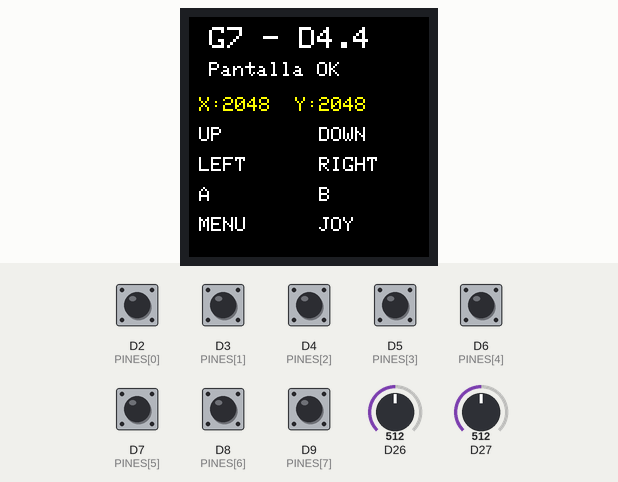
Simulated run of this sketch. Board: Arduino Due. Parts: 240×240 colour display. The test bench sets the inputs (shaded band); at power-on: D2 (PINES[0]), D3 (PINES[1]), D4 (PINES[2]), D5 (PINES[3]), D6 (PINES[4]), D7 (PINES[5]), D8 (PINES[6]), D9 (PINES[7]) HIGH, D26 = 512, D27 = 512 (analog values on the 0–1023 scale). What the sketch prints to the serial monitor is not drawn.

Above: at 4.8 s.
4.9 s: D26 set to 716
At 6.1 s:
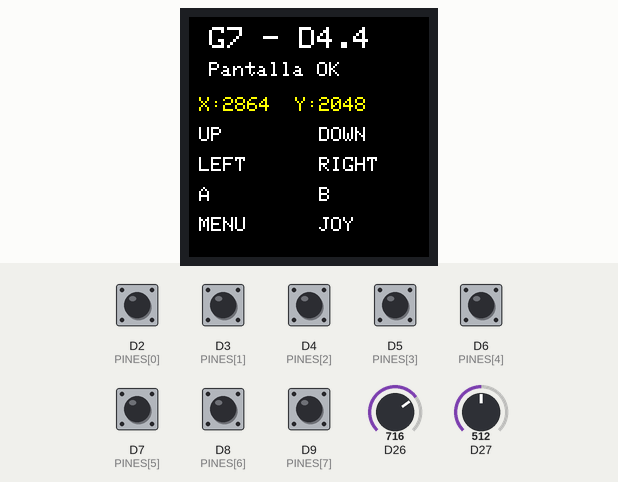
6.4 s: D2 (PINES[0]) pulled LOW for 0.15 s
At 6.52 s:
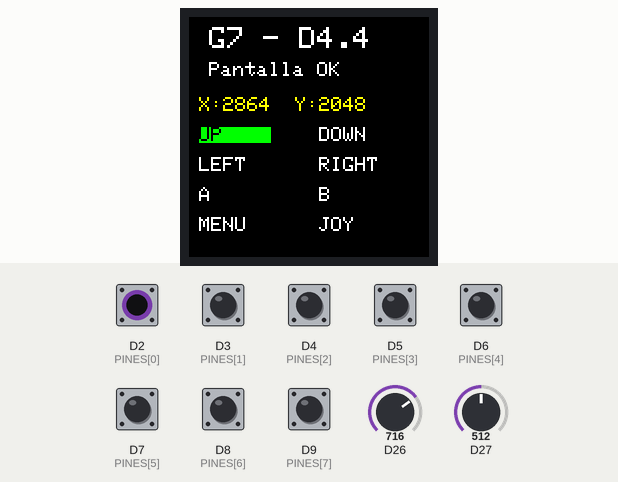
8.1 s: D3 (PINES[1]) pulled LOW for 0.15 s
At 8.26 s:
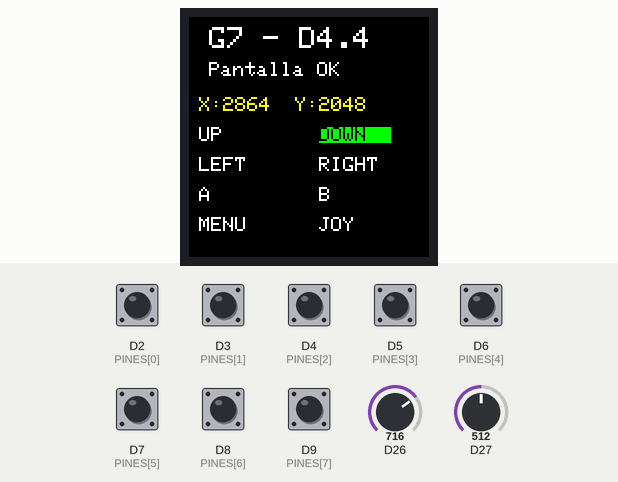
9.8 s: D4 (PINES[2]) pulled LOW for 0.15 s
At 9.91 s:
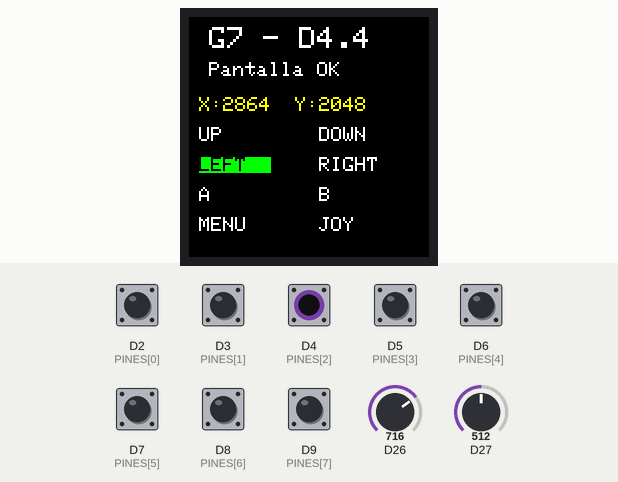
11.4 s: D5 (PINES[3]) pulled LOW for 0.15 s
At 11.49 s:
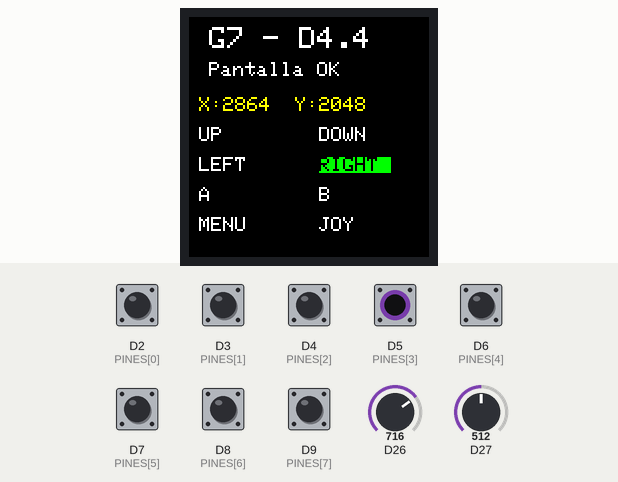
13.0 s: D6 (PINES[4]) pulled LOW for 0.15 s
At 13.15 s:
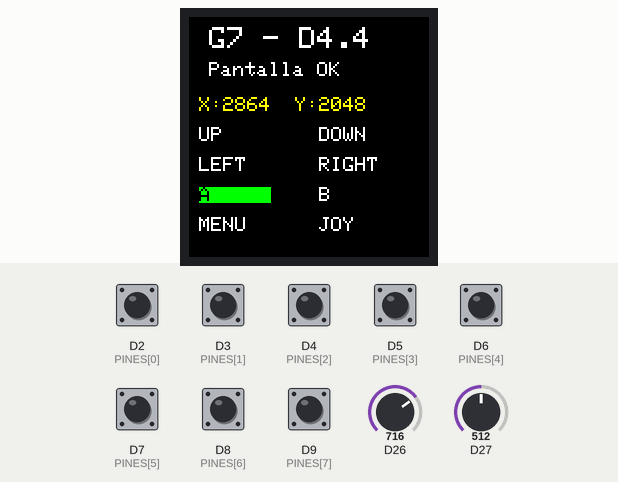
Timing chart, 0 to 15.7 s (numbered marks = the images above; inputs shaded):
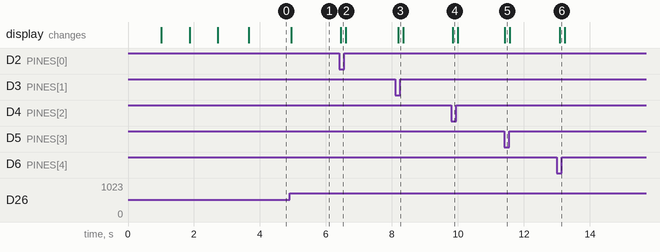

Measured:
- after the input at 4.9 s, the display: changes after 0.05 s (image 1)
- after the input at 6.4 s, the display: changes after 0.05 s (image 2)
- after the input at 8.1 s, the display: changes after 0.09 s (image 3)
- after the input at 9.8 s, the display: changes at once (image 4)
- after the input at 11.4 s, the display: changes at once (image 5)
- after the input at 13.0 s, the display: changes after 0.08 s (image 6)

The sketch:

prueba_3_pantalla.ino
```cpp
// G7 - Control proyecto 2 - PRUEBA 3: PANTALLA TFT 1.3" ST7789 240x240 (7 pines, sin CS)
// Placa: Waveshare RP2350 Plus. Librerias: Adafruit ST7735 and ST7789 + Adafruit GFX.
// J4: 1 GND, 2 3V3, 3 SCL->GP18, 4 SDA->GP19, 5 RES->GP21, 6 DC->GP20, 7 BLK (sin conectar).
// Sin CS la pantalla necesita SPI modo 3.
// Secuencia: rojo, verde, azul, blanco; luego texto y una vista en vivo de botones y joystick.

#include <SPI.h>
#include <Adafruit_GFX.h>
#include <Adafruit_ST7789.h>

const int TFT_SCK = 18, TFT_MOSI = 19, TFT_DC = 20, TFT_RST = 21, TFT_CS = -1;
Adafruit_ST7789 tft(&SPI, TFT_CS, TFT_DC, TFT_RST);

const uint8_t PINES[8]   = {2, 3, 4, 5, 6, 7, 8, 9};
const char*   NOMBRES[8] = {"UP", "DOWN", "LEFT", "RIGHT", "A", "B", "MENU", "JOY"};

void setup() {
  Serial.begin(115200);
  for (int i = 0; i < 8; i++) pinMode(PINES[i], INPUT_PULLUP);
  analogReadResolution(12);

  SPI.setSCK(TFT_SCK);
  SPI.setTX(TFT_MOSI);
  tft.init(240, 240, SPI_MODE3);
  tft.setRotation(1);   // contenido girado 90 grados para leerlo horizontal
  Serial.println("TFT iniciada");

  uint16_t colores[4] = {ST77XX_RED, ST77XX_GREEN, ST77XX_BLUE, ST77XX_WHITE};
  const char* nombres[4] = {"rojo", "verde", "azul", "blanco"};
  for (int i = 0; i < 4; i++) {
    tft.fillScreen(colores[i]);
    Serial.print("Pantalla en "); Serial.println(nombres[i]);
    delay(800);
  }
  tft.fillScreen(ST77XX_BLACK);
  tft.setTextColor(ST77XX_WHITE);
  tft.setTextSize(3);
  tft.setCursor(20, 10);  tft.print("G7 - D4.4");
  tft.setTextSize(2);
  tft.setCursor(20, 45);  tft.print("Pantalla OK");
}

void loop() {
  int x = analogRead(26), y = analogRead(27);
  Serial.printf("X=%d Y=%d\n", x, y);
  tft.setTextSize(2);
  tft.setTextColor(ST77XX_YELLOW, ST77XX_BLACK);
  tft.setCursor(10, 80);  tft.printf("X:%4d  Y:%4d ", x, y);
  for (int i = 0; i < 8; i++) {
    bool p = (digitalRead(PINES[i]) == LOW);
    tft.setCursor(10 + (i % 2) * 120, 110 + (i / 2) * 30);
    tft.setTextColor(p ? ST77XX_BLACK : ST77XX_WHITE, p ? ST77XX_GREEN : ST77XX_BLACK);
    tft.printf("%-6s", NOMBRES[i]);
  }
  delay(50);
}
```
